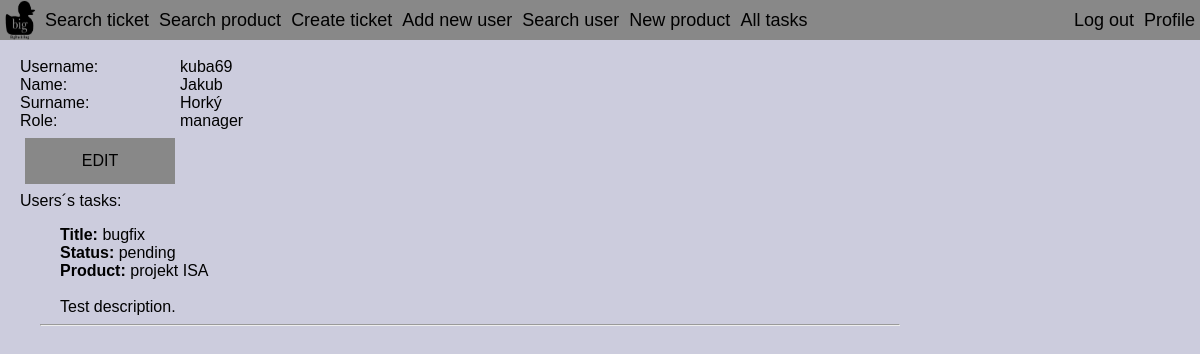
Screenshot of /profile.php?id=3 (signed in) with the database file from the repository.
### tables this page shows
create table Persons(personID int not null auto_increment, username varchar(64) not null, name varchar(64) not null, surname varchar(128) not null, role ENUM("customer", "worker", "manager", "senior manager", "admin"), password varchar(128),
    primary key (personID));

create table Tasks(taskID int not null auto_increment, title text not null, state ENUM("pending", "in progress", "solved", "cancelled", "refused") not null, ticketID int not null, description text not null, deadline date,
    primary key (taskID),
    foreign key (ticketID) references Tickets(ticketID) on delete cascade);

create table Products(productID int not null auto_increment, product_name text not null, description text, parent_product int, manager int not null,
    primary key (productID),
    foreign key (parent_product) references Products(productID) on delete cascade, 
    foreign key (manager) references Persons(personID));

### php/Database.php (called while the page is built, shortened)
<?php
class Database
{
     private $host = 'localhost';
     private $dbName = 'xberan43';
     private $username = 'xberan43';
     private $password = 'i7ezingi';
    public function getConnection()
    {
        $this->connection = null;
        try
        {
            $this->connection = new PDO("mysql:host=" . $this->host . ";dbname=" . $this->dbName, $this->username, $this->password);
            $this->connection->exec("set names utf8");
            $this->connection->setAttribute(PDO::ATTR_ERRMODE, PDO::ERRMODE_EXCEPTION);
        }
        catch (PDOException $e)
        {
            echo "Connection error: " . $e->getMessage();
        }
        return $this->connection;
    }
}
?>

### php/model/Person.php (called while the page is built, shortened)
<?php
include_once "DatabaseObject.php";
class Person extends DatabaseObject
{
    protected static $table_name = "Persons";
    public static function getByID($id, $dbConnection)
    {
        try
        {
            $stmt = $dbConnection->prepare("select personID, username, name, surname, role, password from " . self::$table_name . " where personID = ?");
            $stmt->execute([$id]);
            $row = $stmt->fetch();
        }
        catch (\PDOException $e)
        {
            echo "exception1";
            return null;
        }
        $person = new Person($dbConnection);
        $person->id = $id;
        $person->username = $row['username'];
        $person->name = $row['name'];
        $person->surname = $row['surname'];
        $person->password = $row['password'];
        $person->role = $row['role'];
        return $person;
    }
}

### php/model/Work_on_tasks.php (called while the page is built, shortened)
<?php
class Work_on_tasks
{
    private static $table_name = "Work_on_tasks";
    static function getTasks($personID, $dbConnection)
    {
        try
        {
            $stmt = $dbConnection->prepare("select taskID from " . self::$table_name . " where personID = ?");
            $stmt->execute([$personID]);
        }
        catch (\PDOException $e)
        {
            return null;
        }
        $foundObjects = array();
        while($row = $stmt->fetch())
        {
            $foundTask = Task::getByID($row["taskID"], $dbConnection);
            array_push($foundObjects, $foundTask);
        }
        return $foundObjects;
    }
}

### php/model/Task.php (called while the page is built, shortened)
<?php
include_once "DatabaseObject.php";
class Task extends DatabaseObject
{
    protected static $table_name = "Tasks";
    public static function getByID($id, $dbConnection)
    {
        try
        {
            $stmt = $dbConnection->prepare("select * from " . self::$table_name . " where taskID = ?");
            $stmt->execute([$id]);
            $row = $stmt->fetch();
        }
        catch (\PDOException $e)
        {
            return null;
        }
        $task = new Task($dbConnection);
        $task->id = $id;
        $task->title = $row['title'];
        $task->state = $row['state'];
        $task->description = $row['description'];
        $task->deadline = $row['deadline'];
        return $task;
    }
    public function loadModels()
    {
        try
        {
            $stmt = $this->connection->prepare("select ticketID from " . self::$table_name . " where taskID = ?");
            $stmt->execute([$this->id]);
            $row = $stmt->fetch();
        }
        catch (\PDOException $e)
        {
            return false;
        }
        $this->ticket = Ticket::getByID($row['ticketID'], $this->connection);
        return true;
    }
}

### php/model/DatabaseObject.php (called while the page is built, shortened)
<?php
abstract class DatabaseObject
{
    public function __construct($dbConnection)
    {
        $this->connection = $dbConnection;
    }
}

### php/model/Ticket.php (called while the page is built, shortened)
<?php
include_once "DatabaseObject.php";
class Ticket extends DatabaseObject
{
    protected static $table_name = "Tickets";
    public static function getByID($id, $dbConnection)
    {
        try
        {
            $stmt = $dbConnection->prepare("select ticketID, title, info, date_posted, state from " . self::$table_name . " where ticketID = ?");
            $stmt->execute([$id]);
            $row = $stmt->fetch();
        }
        catch (\PDOException $e)
        {
            return null;
        }
        $ticket = new Ticket($dbConnection);
        $ticket->id = $id;
        $ticket->title = $row['title'];
        $ticket->info = $row['info'];
        $ticket->date_posted = $row['date_posted'];
        $ticket->state = $row['state'];
        return $ticket;
    }
    public function loadModels()
    {
        try
        {
            $stmt = $this->connection->prepare("select product, author from " . self::$table_name . " where ticketID = ?");
            $stmt->execute([$this->id]);
            $row = $stmt->fetch();
        }
        catch (\PDOException $e)
        {
            return false;
        }
        $this->product = Product::getByID($row['product'], $this->connection);
        return true;
    }
}

### php/model/Product.php (called while the page is built, shortened)
<?php
include_once "DatabaseObject.php";
class Product extends DatabaseObject
{
    protected static $table_name = "Products";
    public static function getByID($id, $dbConnection)
    {
        try
        {
            $stmt = $dbConnection->prepare("select productID, product_name, description from " . self::$table_name . " where productID = ?");
            $stmt->execute([$id]);
            $row = $stmt->fetch();
        }
        catch (\PDOException $e)
        {
            return null;
        }
        $product = new Product($dbConnection);
        $product->id = $id;
        $product->name = $row['product_name'];
        $product->description = $row["description"];
        return $product;
    }
}

### profile.php (the view, shortened to what this page needs)
<!DOCTYPE HTML>
<html>
<head>
    <link type="text/css" rel="stylesheet" href="style.css">
</head>
<body>
    <header>
        <ul>
                <?php
                include_once "CustomElements.php";
                ShowHeader();
                ?>
        </ul>
    </header>
    <br>
    <div class="main">
		<?php
        include_once "php/Database.php";
        include_once "php/model/Person.php";
        include_once "php/model/Work_on_tasks.php";
        include_once "php/model/Task.php";
        include_once "php/model/Ticket.php";
        $db = new Database();
        $db->getConnection();
			if (isset($_POST["submit"])){
                $person =  new model\Person($db->connection);
                if(isset($_POST["id"]))
                {
                 $person->id = $_POST["id"];
                }
                $person->name = $_POST["name"];
                $person->surname = $_POST["surname"];
                $person->username = $_POST["username"];
                if(isset($_POST["password"]))
                {
                    $person->password =  $_POST["password"];
                }
                if(isset($_POST["role"]) && $_SESSION["role"] == "admin")
                {
                    $person->role = $_POST["role"];
                }
                else
                {
                    $person->role = "customer";
                }
                if($person->username == null or $person->name == null or $person->surname == null or $person->password == null)
                {
                    echo "Vratte se tlacitkem zpet a vyplnte vsechny udaje prosim. \n";
                    exit();
                }
                if(isset($_POST["id"]))
                {
                    echo $person->id;
                    echo $person->name;
                    echo $person->surname;
                    echo $person->username;
                    echo $person->password;
                    echo $person->role;
                    if ($person->save())
                        echo "Zmeny byly ulozeny\n";
                    else
                        echo "fuck";
                }
                else
                {
                    $same_username = \model\Person::getByName($person->username, $db->connection);
                    if ($same_username == null)
                    {
                        if($person->save())
                            echo "Osoba registrovana uspesne. Prihlaste se prosim. :)\n";
                        else
                            echo "Registration failed.";
                        exit();
                    }
                    else
                    {
                        echo "Toto uzivatelske jmeno je jiz pouzivane. Prosim, vyberte jine.\n";
                    }
                }
			}
			else if (isset($_GET["id"])){
                $current_person = \model\Person::getByID($_GET["id"], $db->connection);
                echo "<label class='info' >Username:</label><label class='info' >$current_person->username</label><br>";
                echo "<label class='info' >Name:</label><label class='info' >$current_person->name</label><br>";
                echo "<label class='info' >Surname:</label><label class='info' >$current_person->surname</label><br>";
                echo "<label class='info' >Role:</label><label class='info' >$current_person->role</label><br>";
                if($_SESSION["id"] == $_GET["id"])
                {
                    echo "<a href='profile.php?action=edit'><button>EDIT</button></a><br>";
                }
			    else if($_SESSION["role"] == "admin")
                {
                    echo "<a href='profile.php?action=edit&userid=";
                    echo $_GET["id"];
                    echo "'><button>EDIT</button></a><br>";
                }
                echo "<label class='showlabel' >Users´s tasks:</label><br>";
			    $tasks = Work_on_tasks::getTasks($current_person->id, $db->connection);
			    if($tasks != null)
                {
                    foreach($tasks as $item) {
                        print_task($item);
                    }
                }
			}
		?>
    </div>
</body>
</html>

### CustomElements.php (shortened to what this page needs)
<?php
function ShowHeader()
{
    echo "<nav>";
    echo "<a href=\"index.php\"><img src=\"BigDuckBugBlack.png\" alt=\"LOGO\" class=\"logo\"></a>";
    echo "<a href=\"search.php\"><li>Search ticket</li></a>";
    echo "<a href=\"searchproduct.php\"><li class=\"searchproduct\" >Search product</li></a>";
    if (isset($_SESSION["loggedin"]) && $_SESSION["loggedin"] === true) {
        echo "<a href=\"ticket.php?action=new\"><li>Create ticket</li></a>";
        if ($_SESSION["role"] == "admin") {
            echo "<a href=\"profile.php?action=new\"><li class=\"register\">Add new user</li></a>";
            echo "<a href=\"searchuser.php\"><li class=\"searchuser\" >Search user</li></a>";
        }
        if ($_SESSION["role"] == "senior manager" || $_SESSION["role"] == "admin") {
            echo "<a href=\"product.php?action=new\"><li class=\"newproduct\">New product</li></a>";
        }
        if ($_SESSION["role"]!="customer"){
                echo "<a href=\"tasks.php\"><li class=\"logout\">All tasks</li></a>";
        }
        echo "</nav>";
        echo "<personal>";
        $id = $_SESSION["id"];
        echo "<a href=\"profile.php?id=$id\"><li class=\"profile\" >Profile</li></a>";
        echo "<a href=\"logout.php?page=index.php\"><li class=\"logout\">Log out</li></a>";
    } else {
        echo "</nav>";
        echo "<personal>";
        echo "<li class=\"login\" onclick=\"document.getElementById('id01').style.display='block'\">Log in</li>";
        echo "<a href=\"profile.php?action=new\"><li class=\"register\">Register</li></a>";
    }
    echo " </personal> ";
}
function print_task($task)
{
    echo "<a href=\"task.php?id=$task->id\">";
    echo "<div class=\"task\">";
    echo "<ul>";
    $task->loadModels();
    $temp = $task->ticket;
    $temp->loadModels();
    $temp = $temp->product->name;
    echo "<label class='info'><b>Title:</b> $task->title </label> <br>";
    echo"<label class='info'><b>Status: </b> $task->state </label><br>";
    echo"<label class='info'><b>Product:</b> $temp</label><br>";
    echo"<br>";
    echo "<label class='info'> $task->description</label><br>";
    echo"<hr>";
    echo "</ul>";
    echo "</div>";
    echo "</a>";
}

### style.css (style rules this page uses)
body { background-color: #ccccdd; background-repeat: no-repeat; background-attachment: fixed; background-position: center; color: black; position: relative; margin: 0px 0px; }
header { color: black; font-family: Helvetica; }
img { width: 25%; height: auto; margin: 0px; }
header ul { background-color: #888888; width: 100%; position: fixed; margin: 0px 0px; padding: 0px 0px; list-style-type: none; }
header ul personal li { display: inline; display: inline-block; padding: 0px 5px; margin: 0px 0px; font-size: 18px; height: 40px; line-height: 40px; float: right; }
header ul nav li { display: inline; display: inline-block; padding: 0px 5px; margin: 0px 0px; font-size: 18px; height: 40px; line-height: 40px; float: left; }
.logo { float: left; width: 40px; height: 40px; }
ul { list-style-type: none; }
a { color: inherit; text-decoration: none; }
.main { font-family: Helvetica; float: left; padding: 40px 0px; width: 75%; }
button { background-color: #888888; color: black; padding: 14px 20px; margin: 8px 0; border: none; cursor: pointer; width: 150px; margin-left: 25px; font-size: medium; }
label { white-space: nowrap; display: inline-block; width: 140px; float: left; margin-left: 20px; }
.info { white-space: nowrap; display: inline-block; width: 140px; float: left; margin-left: 20px; word-wrap: break-word; }

### rows the page displays
persons: username "kuba69", name "Jakub", surname "Horký", role "manager"
tasks: title "bugfix", state "pending", products.product_name "projekt ISA", description "Test description."
